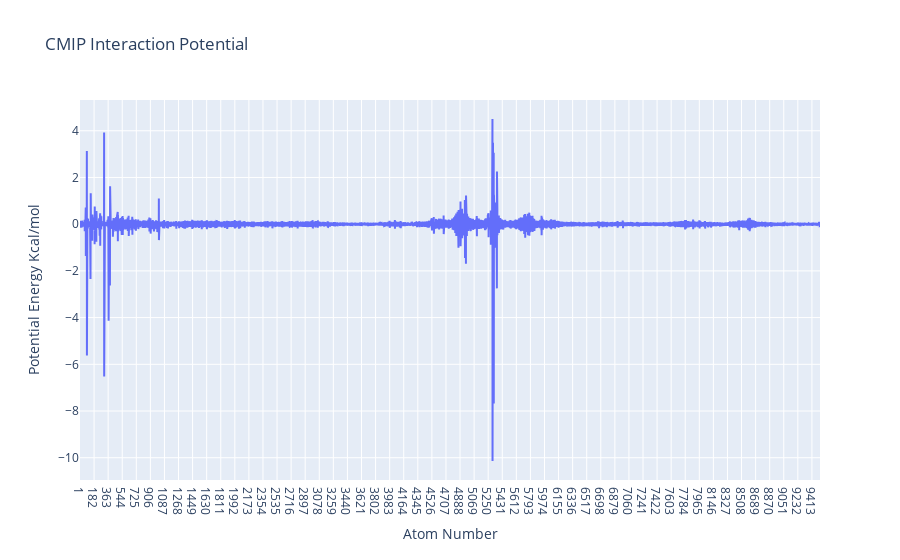

Here is the notebook cell this chart was saved with:
### Markdown cell above
<a id="plotRBD_atoms"></a>
### Interaction energy by atom
Visualizing the **interaction potential energies** computed by **CMIP**. The plot shows **interactions energies** (in kcal/mol, Y axis) for **each of the atoms** of the **hACE2 protein** (X axis).

### Code cell
import plotly
import plotly.graph_objs as go
from biobb_cmip.utils.representation import get_energies_byat

atom_list, energy_dict = get_energies_byat(hACE2_byat_out, cutoff=55)

plotly.offline.init_notebook_mode(connected=True)

fig = {"data": [go.Scatter(x=atom_list, y=energy_dict['ES&VDW'])],
       "layout": go.Layout(title="CMIP Interaction Potential", 
                           xaxis=dict(title = "Atom Number"), 
                           yaxis=dict(title = "Potential Energy Kcal/mol"))}

plotly.offline.iplot(fig)

### Figure 1 — Plotly figure (JSON) as saved in the notebook; plotly's stock layout.template omitted (floating-point values rounded to 4 significant figures; data arrays with more than 128 entries replaced by an {"elided": "..."} marker saying what was removed)
{"data": [{"type": "scatter", "x": {"elided": "9517 str values"}, "y": {"elided": "9517 float values"}}], "layout": {"title": {"text": "CMIP Interaction Potential"}, "xaxis": {"title": {"text": "Atom Number"}}, "yaxis": {"title": {"text": "Potential Energy Kcal/mol"}}}}
